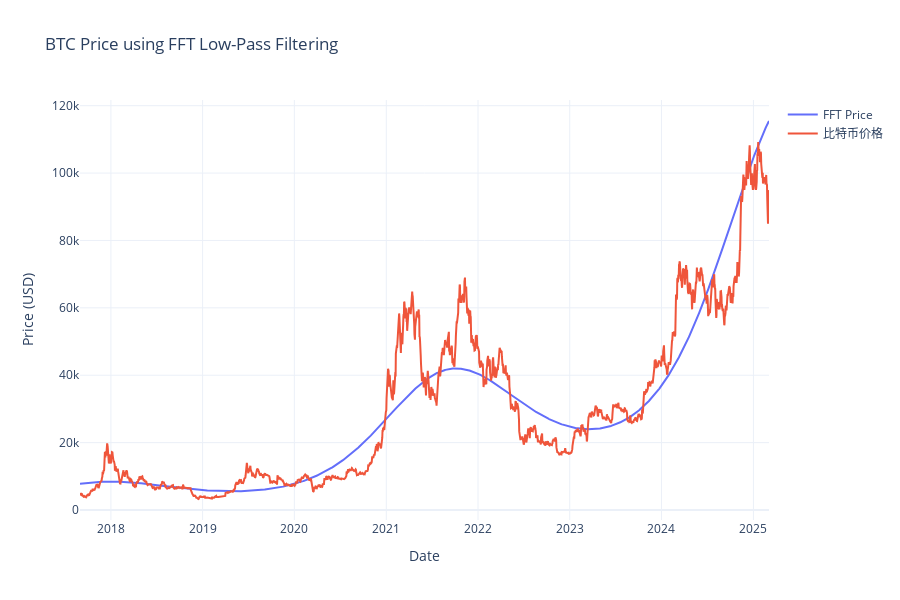

The code cell stored with this chart in its notebook:
### Code cell
# 傅里叶变换结果+一阶线性回归逆变换+指数逆变换
fft_filtered_log = filtered_log # 傅里叶变换后的log价格
fft_filtered_trended_log = filtered_log + df["Predicted_Price"] # 傅里叶变换 + 一阶线性回归逆变换 后的log价格
# fft_filtered_trended_price = np.exp(fft_filtered_trended_log) # 傅里叶变换 + 一阶线性回归逆变换 后的实际价格
fft_filtered_trended_price = fft_filtered_trended_log # 傅里叶变换 + 一阶线性回归逆变换 后的实际价格

# 绘图展示结果（使用 Plotly）
fig = go.Figure()
# FFT+低通滤波后的价格
fig.add_trace(go.Scatter(x=df.index, y=fft_filtered_trended_price, mode='lines', name='FFT Price'))
# 添加实际价格曲线
fig.add_trace(go.Scatter(x=df.index, y=df['open_price'], mode='lines', name='比特币价格'))

fig.update_layout(
    title='BTC Price using FFT Low-Pass Filtering',
    xaxis_title='Date',
    yaxis_title='Price (USD)',
    template='plotly_white',
    height=600
)
fig.show()

### Figure 1 — Plotly figure (JSON) as saved in the notebook; plotly's stock layout.template omitted (floating-point values rounded to 4 significant figures; data arrays with more than 128 entries replaced by an {"elided": "..."} marker saying what was removed)
{"data": [{"mode": "lines", "name": "FFT Price", "x": {"elided": "2743 str values"}, "y": {"elided": "2743 float values"}, "type": "scatter"}, {"mode": "lines", "name": "比特币价格", "x": {"elided": "2743 str values"}, "y": {"elided": "2743 float values"}, "type": "scatter"}], "layout": {"title": {"text": "BTC Price using FFT Low-Pass Filtering"}, "xaxis": {"title": {"text": "Date"}}, "yaxis": {"title": {"text": "Price (USD)"}}, "height": 600}}
